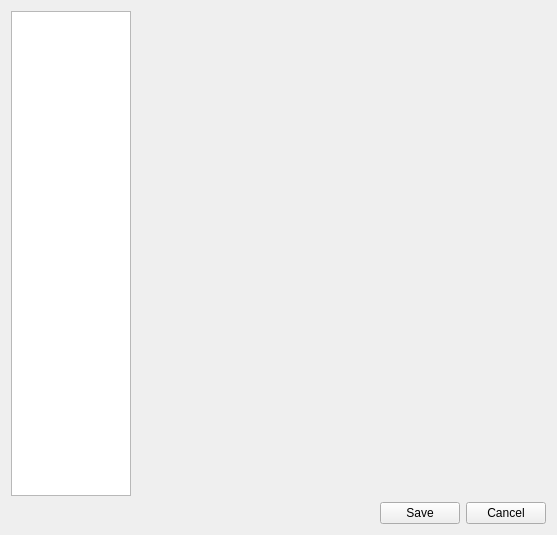
<?xml version="1.0" encoding="UTF-8"?>
<ui version="4.0">
 <class>PreferencesDialogClass</class>
 <widget class="QWidget" name="PreferencesDialogClass">
  <property name="geometry">
   <rect>
    <x>0</x>
    <y>0</y>
    <width>557</width>
    <height>535</height>
   </rect>
  </property>
  <property name="windowTitle">
   <string>Preferences</string>
  </property>
  <property name="windowIcon">
   <iconset resource="images.qrc">
    <normaloff>:/images/images/icon.png</normaloff>:/images/images/icon.png</iconset>
  </property>
  <layout class="QVBoxLayout" name="verticalLayout">
   <item>
    <layout class="QHBoxLayout" name="horizontalLayout_2">
     <item>
      <widget class="QTreeView" name="treeView">
       <property name="maximumSize">
        <size>
         <width>120</width>
         <height>16777215</height>
        </size>
       </property>
      </widget>
     </item>
     <item>
      <widget class="QStackedWidget" name="stackedWidget">
       <widget class="QWidget" name="page"/>
       <widget class="QWidget" name="page_2"/>
      </widget>
     </item>
    </layout>
   </item>
   <item>
    <layout class="QHBoxLayout" name="horizontalLayout">
     <item>
      <spacer name="horizontalSpacer">
       <property name="orientation">
        <enum>Qt::Horizontal</enum>
       </property>
       <property name="sizeHint" stdset="0">
        <size>
         <width>40</width>
         <height>20</height>
        </size>
       </property>
      </spacer>
     </item>
     <item>
      <widget class="QPushButton" name="SaveButton">
       <property name="text">
        <string>Save</string>
       </property>
      </widget>
     </item>
     <item>
      <widget class="QPushButton" name="CancelButton">
       <property name="text">
        <string>Cancel</string>
       </property>
      </widget>
     </item>
    </layout>
   </item>
  </layout>
 </widget>
 <layoutdefault spacing="6" margin="11"/>
 <resources>
  <include location="images.qrc"/>
 </resources>
 <connections/>
</ui>
